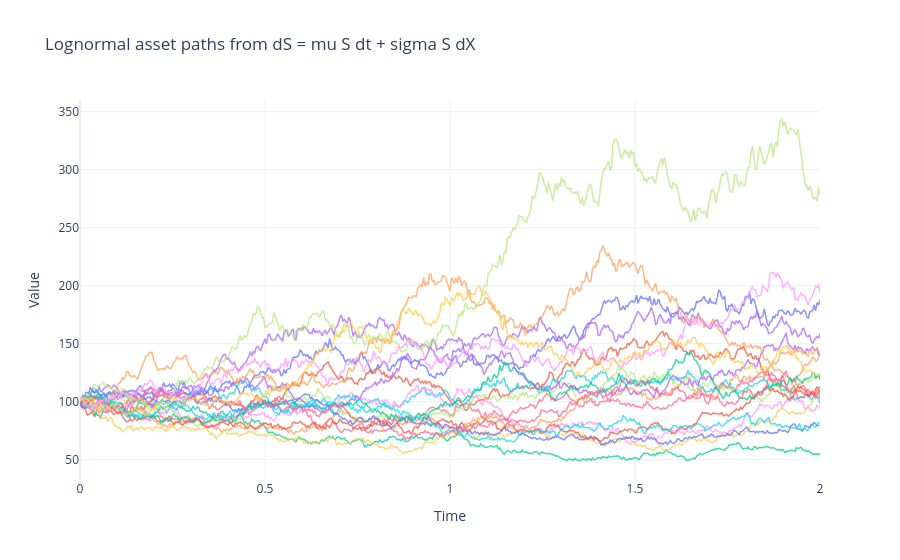

The cell this chart's notebook holds for it:
### Markdown cell above
## 13. Option Value Version of Ito's Lemma

In finance, the key function is the option value:

$$
V = V(S,t).
$$

If the stock follows:

$$
dS = \mu S\,dt + \sigma S\,dX,
$$

then Ito's lemma gives:

$$
dV = \frac{\partial V}{\partial t}dt
   + \frac{\partial V}{\partial S}dS
   + \frac{1}{2}\sigma^2S^2\frac{\partial^2 V}{\partial S^2}dt.
$$

The term $\partial V/\partial S$ is delta. The second derivative term is the gamma contribution created by random stock-price movement.

### Code cell
gbm_paths = simulate_geometric_brownian_motion(
    initial_price=100.0,
    drift=0.08,
    volatility=0.30,
    years=2.0,
    steps_per_year=TRADING_DAYS,
    path_count=20,
    rng=create_rng(seed=408),
)

plot_paths(gbm_paths, title="Lognormal asset paths from dS = mu S dt + sigma S dX")

### Figure 1 — Plotly figure (JSON) as saved in the notebook; plotly's stock layout.template omitted (floating-point values rounded to 4 significant figures; data arrays with more than 128 entries replaced by an {"elided": "..."} marker saying what was removed)
{"data": [{"line": {"width": 1.5}, "mode": "lines", "name": "Path 1", "opacity": 0.75, "type": "scatter", "x": {"elided": "505 float values"}, "y": {"elided": "505 float values"}}, {"line": {"width": 1.5}, "mode": "lines", "name": "Path 2", "opacity": 0.75, "type": "scatter", "x": {"elided": "505 float values"}, "y": {"elided": "505 float values"}}, {"line": {"width": 1.5}, "mode": "lines", "name": "Path 3", "opacity": 0.75, "type": "scatter", "x": {"elided": "505 float values"}, "y": {"elided": "505 float values"}}, {"line": {"width": 1.5}, "mode": "lines", "name": "Path 4", "opacity": 0.75, "type": "scatter", "x": {"elided": "505 float values"}, "y": {"elided": "505 float values"}}, {"line": {"width": 1.5}, "mode": "lines", "name": "Path 5", "opacity": 0.75, "type": "scatter", "x": {"elided": "505 float values"}, "y": {"elided": "505 float values"}}, {"line": {"width": 1.5}, "mode": "lines", "name": "Path 6", "opacity": 0.75, "type": "scatter", "x": {"elided": "505 float values"}, "y": {"elided": "505 float values"}}, {"line": {"width": 1.5}, "mode": "lines", "name": "Path 7", "opacity": 0.75, "type": "scatter", "x": {"elided": "505 float values"}, "y": {"elided": "505 float values"}}, {"line": {"width": 1.5}, "mode": "lines", "name": "Path 8", "opacity": 0.75, "type": "scatter", "x": {"elided": "505 float values"}, "y": {"elided": "505 float values"}}, {"line": {"width": 1.5}, "mode": "lines", "name": "Path 9", "opacity": 0.75, "type": "scatter", "x": {"elided": "505 float values"}, "y": {"elided": "505 float values"}}, {"line": {"width": 1.5}, "mode": "lines", "name": "Path 10", "opacity": 0.75, "type": "scatter", "x": {"elided": "505 float values"}, "y": {"elided": "505 float values"}}, {"line": {"width": 1.5}, "mode": "lines", "name": "Path 11", "opacity": 0.75, "type": "scatter", "x": {"elided": "505 float values"}, "y": {"elided": "505 float values"}}, {"line": {"width": 1.5}, "mode": "lines", "name": "Path 12", "opacity": 0.75, "type": "scatter", "x": {"elided": "505 float values"}, "y": {"elided": "505 float values"}}, {"line": {"width": 1.5}, "mode": "lines", "name": "Path 13", "opacity": 0.75, "type": "scatter", "x": {"elided": "505 float values"}, "y": {"elided": "505 float values"}}, {"line": {"width": 1.5}, "mode": "lines", "name": "Path 14", "opacity": 0.75, "type": "scatter", "x": {"elided": "505 float values"}, "y": {"elided": "505 float values"}}, {"line": {"width": 1.5}, "mode": "lines", "name": "Path 15", "opacity": 0.75, "type": "scatter", "x": {"elided": "505 float values"}, "y": {"elided": "505 float values"}}, {"line": {"width": 1.5}, "mode": "lines", "name": "Path 16", "opacity": 0.75, "type": "scatter", "x": {"elided": "505 float values"}, "y": {"elided": "505 float values"}}, {"line": {"width": 1.5}, "mode": "lines", "name": "Path 17", "opacity": 0.75, "type": "scatter", "x": {"elided": "505 float values"}, "y": {"elided": "505 float values"}}, {"line": {"width": 1.5}, "mode": "lines", "name": "Path 18", "opacity": 0.75, "type": "scatter", "x": {"elided": "505 float values"}, "y": {"elided": "505 float values"}}, {"line": {"width": 1.5}, "mode": "lines", "name": "Path 19", "opacity": 0.75, "type": "scatter", "x": {"elided": "505 float values"}, "y": {"elided": "505 float values"}}, {"line": {"width": 1.5}, "mode": "lines", "name": "Path 20", "opacity": 0.75, "type": "scatter", "x": {"elided": "505 float values"}, "y": {"elided": "505 float values"}}], "layout": {"showlegend": false, "title": {"text": "Lognormal asset paths from dS = mu S dt + sigma S dX"}, "xaxis": {"title": {"text": "Time"}}, "yaxis": {"title": {"text": "Value"}}}}
